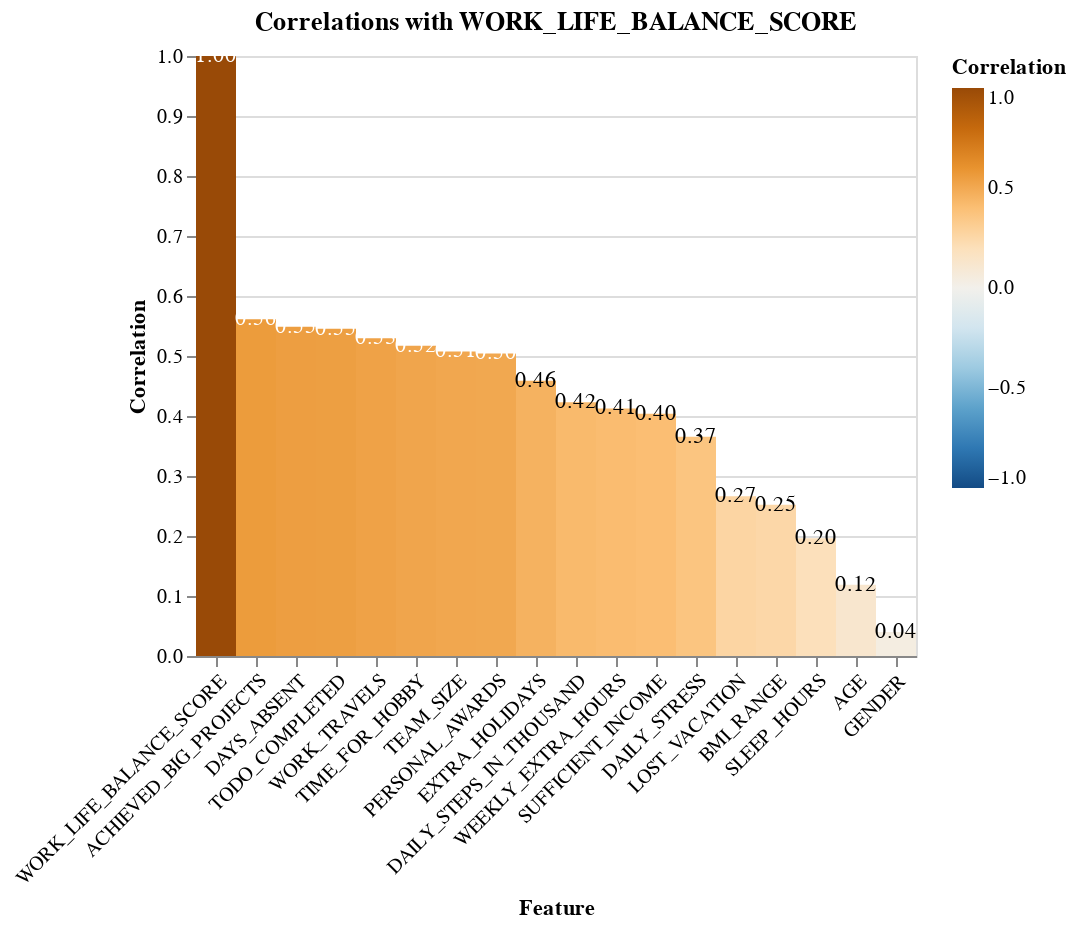

Here is the notebook cell this chart was saved with:
### Code cell
# 24. Filter the correlation matrix to only include the `WORK_LIFE_BALANCE_SCORE` column
wlb_correlations = correlation_matrix['WORK_LIFE_BALANCE_SCORE']

# 25. Sort the correlations in descending order by absolute value
wlb_correlations_sorted = wlb_correlations.abs().sort_values(ascending=False)

# 26. Print the sorted correlations
print("\nCorrelations with WORK_LIFE_BALANCE_SCORE (sorted by absolute value):")
print(wlb_correlations_sorted.to_markdown(numalign="left", stralign="left"))

# 27. Create a DataFrame `plot_df` from `wlb_correlations_sorted` by resetting the index and renaming the columns to 'Feature' and 'Correlation'
plot_df = wlb_correlations_sorted.reset_index().rename(columns={'index': 'Feature', 'WORK_LIFE_BALANCE_SCORE': 'Correlation'})

# 28. Create a heatmap using Altair with `Feature` on the x-axis and 'Correlation' on the y-axis
base = alt.Chart(plot_df, title='Correlations with WORK_LIFE_BALANCE_SCORE').encode(
    x=alt.X('Feature:N', sort='-y', axis=alt.Axis(labelAngle=-45)),
    y=alt.Y('Correlation:Q', title='Correlation'),
    color=alt.Color('Correlation:Q', scale=alt.Scale(scheme='blueorange', domain=[-1, 1])),
    tooltip=['Feature', 'Correlation']
)

# 29. Add text labels to the heatmap
text = base.mark_text(baseline='middle').encode(
    text=alt.Text('Correlation:Q', format='.2f'),
    color=alt.condition(
        alt.datum.Correlation < 0.5,
        alt.value('black'),  

        alt.value('white')
    )
)

# 30. Combine the heatmap and text layers
heatmap_chart = base.mark_rect().encode(
) + text

# 31. Show the chart
heatmap_chart.show()

### Figure 1 — Vega-Lite specification as saved in the notebook (floating-point values rounded to 4 significant figures)
{"config": {"view": {"continuousWidth": 300, "continuousHeight": 300}}, "layer": [{"mark": {"type": "rect"}, "encoding": {"color": {"field": "Correlation", "scale": {"domain": [-1, 1], "scheme": "blueorange"}, "type": "quantitative"}, "tooltip": [{"field": "Feature", "type": "nominal"}, {"field": "Correlation", "type": "quantitative"}], "x": {"axis": {"labelAngle": -45}, "field": "Feature", "sort": "-y", "type": "nominal"}, "y": {"field": "Correlation", "title": "Correlation", "type": "quantitative"}}, "title": "Correlations with WORK_LIFE_BALANCE_SCORE"}, {"mark": {"type": "text", "baseline": "middle"}, "encoding": {"color": {"condition": {"test": "(datum.Correlation < 0.5)", "value": "black"}, "value": "white"}, "text": {"field": "Correlation", "format": ".2f", "type": "quantitative"}, "tooltip": [{"field": "Feature", "type": "nominal"}, {"field": "Correlation", "type": "quantitative"}], "x": {"axis": {"labelAngle": -45}, "field": "Feature", "sort": "-y", "type": "nominal"}, "y": {"field": "Correlation", "title": "Correlation", "type": "quantitative"}}, "title": "Correlations with WORK_LIFE_BALANCE_SCORE"}], "data": {"name": "data-e321b4531d108cb35712df9a7a098e1b"}, "$schema": "https://vega.github.io/schema/vega-lite/v5.17.0.json", "datasets": {"data-e321b4531d108cb35712df9a7a098e1b": [{"Feature": "WORK_LIFE_BALANCE_SCORE", "Correlation": 1.0}, {"Feature": "ACHIEVED_BIG_PROJECTS", "Correlation": 0.5612}, {"Feature": "DAYS_ABSENT", "Correlation": 0.5489}, {"Feature": "TODO_COMPLETED", "Correlation": 0.5455}, {"Feature": "WORK_TRAVELS", "Correlation": 0.5297}, {"Feature": "TIME_FOR_HOBBY", "Correlation": 0.517}, {"Feature": "TEAM_SIZE", "Correlation": 0.5076}, {"Feature": "PERSONAL_AWARDS", "Correlation": 0.5042}, {"Feature": "EXTRA_HOLIDAYS", "Correlation": 0.4588}, {"Feature": "DAILY_STEPS_IN_THOUSAND", "Correlation": 0.423}, {"Feature": "WEEKLY_EXTRA_HOURS", "Correlation": 0.4126}, {"Feature": "SUFFICIENT_INCOME", "Correlation": 0.4036}, {"Feature": "DAILY_STRESS", "Correlation": 0.3654}, {"Feature": "LOST_VACATION", "Correlation": 0.2663}, {"Feature": "BMI_RANGE", "Correlation": 0.252}, {"Feature": "SLEEP_HOURS", "Correlation": 0.1964}, {"Feature": "AGE", "Correlation": 0.1188}, {"Feature": "GENDER", "Correlation": 0.03991}]}}
